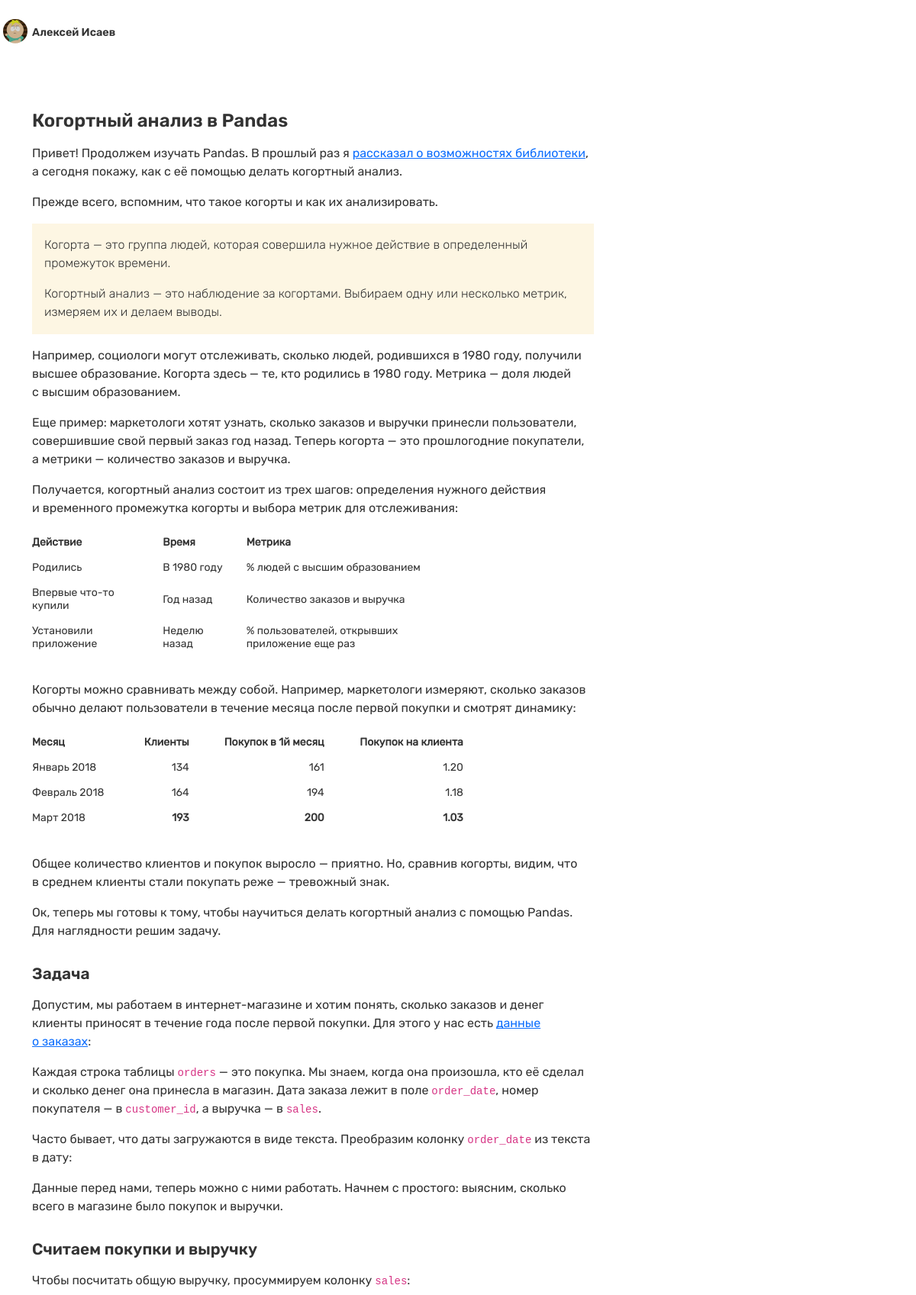
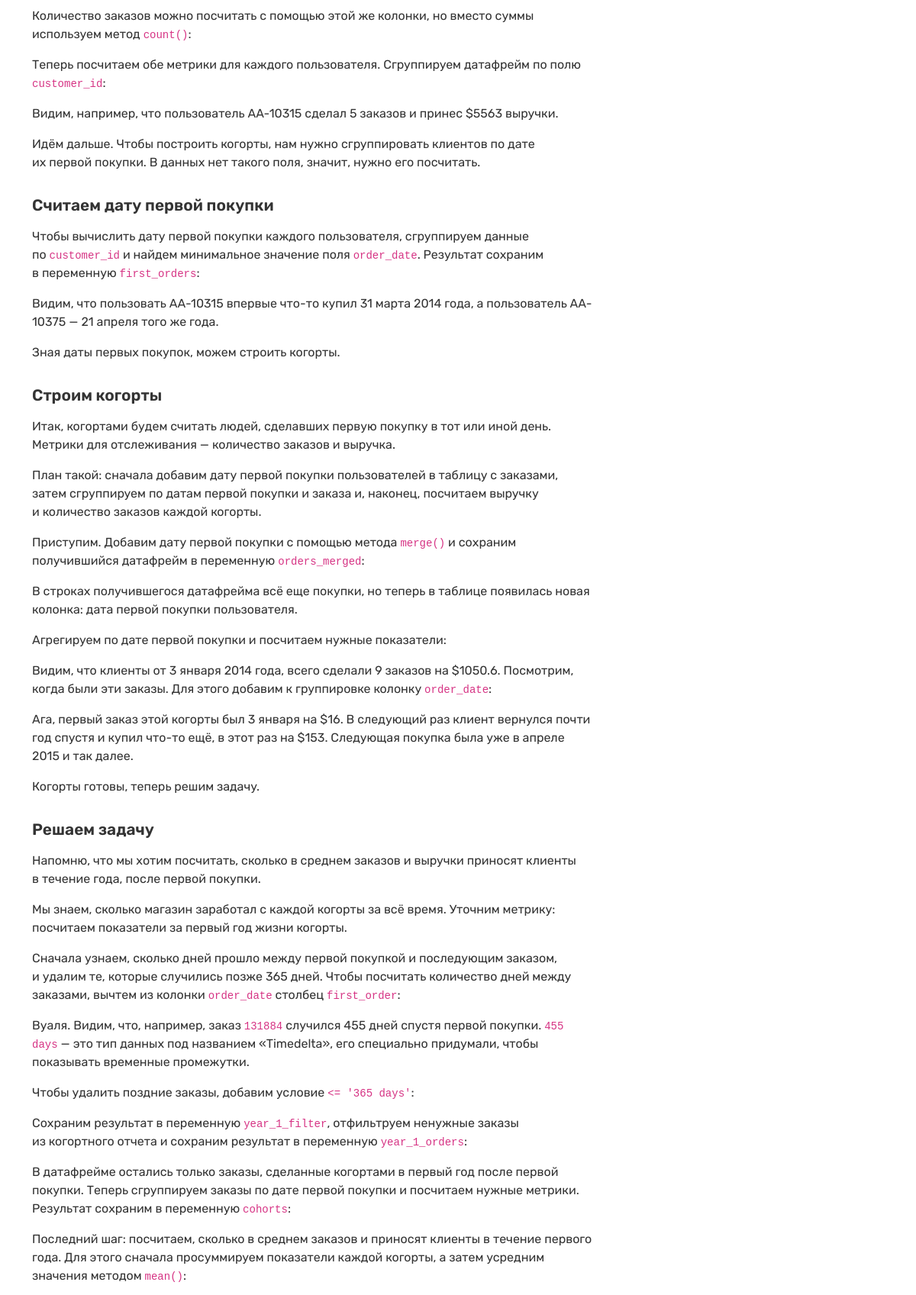
The page /blog/kogortnyij-analiz-v-pandas (upper part) on the database its author committed (2 pictures, top to bottom).
### blog/models.py (models this page shows, shortened)
class Article(models.Model):
    title = models.CharField(max_length=255)
    full_text = models.TextField()
    summary = models.CharField(max_length=255)
    category = models.CharField(max_length=255)
    pubdate = models.DateTimeField()
    slug = models.SlugField(default='', null=False)

### blog/views.py (the view)
# urls.py: path('blog/<slug:slug_article>', views.article_page, name='article-detail')
def article_page(request, slug_article):
    context = {'article': Article.objects.get(slug=slug_article)}
    return render(request, 'blog/article_page.html', context)

### blog/templates/blog/article_page.html (shortened to what this page needs)
{% extends 'base.html' %}
{% block content %}
    <div class="row">
        <div class="col-md-12 col-lg-8">
            <div class="article">
                <h1 class="article-title">{{ article.title }}</h1>
                <p class="article-text">{{ article.full_text | safe}}</p>
            </div>
        </div>
    </div>
{% endblock %}

### static/css/base.css (style rules this page uses)
body { color: #333; font-family: rubik-regular, Helvetica, sans-serif; font-size: 16px; }
h1, h2, h3 { font-family: rubik-semibold, Helvetica, sans-serif; }
h1 { font-size: 1.5em; }
h2 { margin-top: 2rem; margin-bottom: 1rem; font-size: 1.3em; }
.article { margin-bottom: 3em; }
.text-accent { padding: 1rem 1rem 0.1rem 1rem; background-color:#fdf6e3; margin-bottom: 1rem; font-family: rubik-light; }
table { border-spacing: 0; border-collapse: collapse; width: 80%; margin-top: 1rem; margin-bottom: 2rem; }
tr { font-family: rubik-regular; font-size: .875rem; line-height: inherit; }
td, th { padding: .5rem 1.5rem .5rem 0; }

### rows shown on the page
Article: title "Когортный анализ в Pandas", full_text "Привет! Продолжем изучать Pandas. В прошлый раз я рассказал о возможностях библиотеки , а сегодня покажу, как с её помощью делать когортный анализ. Прежде всего, вспомним, что такое когорты и как их анализировать. Когорта — это группа людей, которая совершила нужное действие в определенный промежуток времени. Когортный анализ — это наблюдение за когортами. Выбираем одну или несколько метрик, измеряем их и делаем выводы. Например, социологи могут отслеживать, сколько людей, родившихся в 1980 году, получили высшее образование. Когорта здесь — те, кто родились в 1980 году. Метрика — доля людей с высшим образованием. Еще пример: маркетологи хотят узнать, сколько заказов и выручки принесли…"
